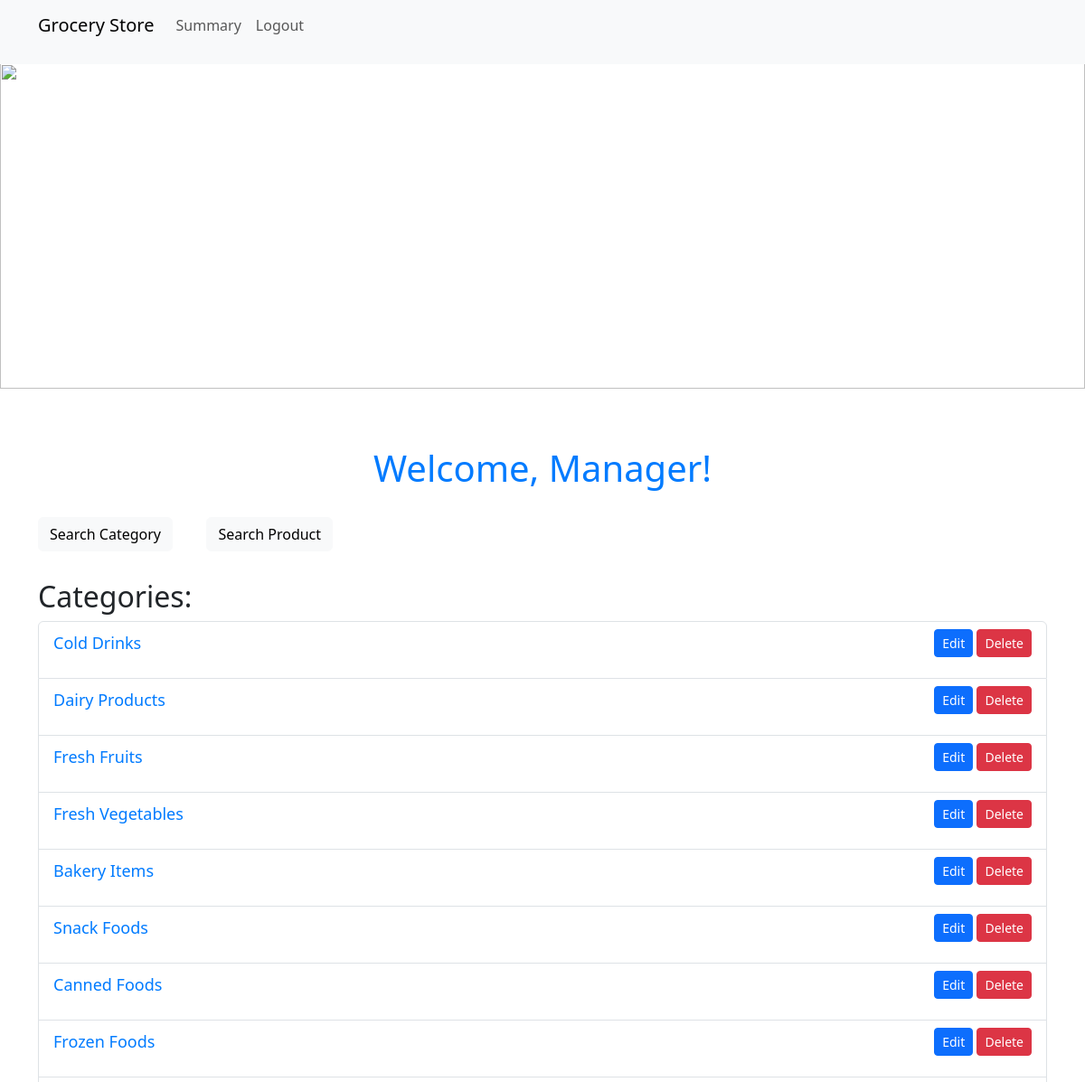
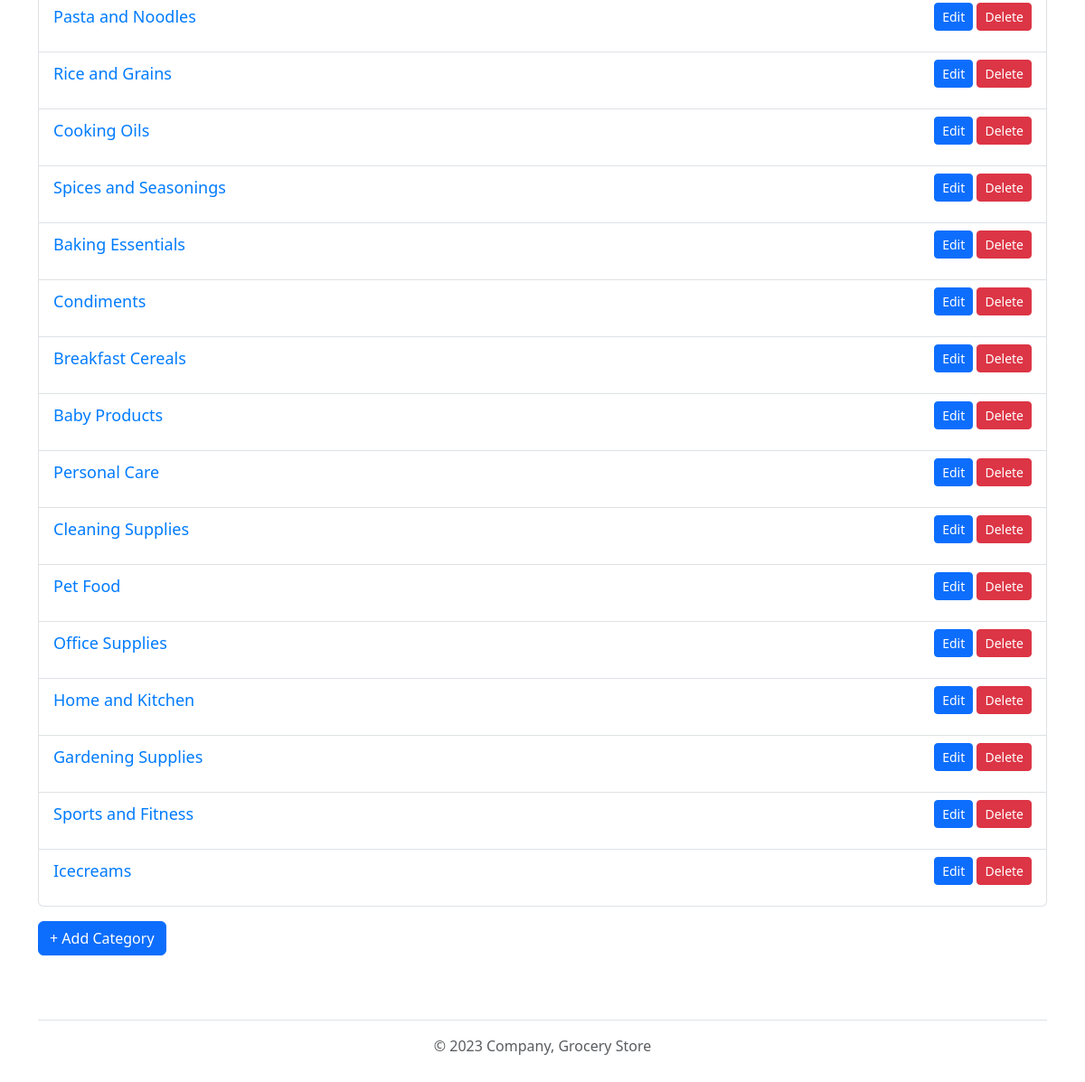
Page /admin_dashboard (signed in) on the committed database (2 pictures, top to bottom).
### application/models.py (models this page shows)
class Sections(db.Model):
    __tablename__ = "sections"
    section_id = db.Column(db.Integer, primary_key=True, autoincrement=True)
    section_name = db.Column(db.String(200), nullable=False)

### application/controllers.py (the view)
@app.route('/admin_dashboard', methods=['GET', 'POST'])
@login_required
def admin_dashboard():
    sections = Sections.query.all()
    form = AddSectionForm()
    return render_template('admin_dashboard.html', sections=sections, form=form)

### application/controllers.py (called while the page is built)
@login_manager.user_loader
def load_user(user_id):
    return Users.query.get(int(user_id))

### templates/admin_dashboard.html (shortened to what this page needs)
<!DOCTYPE html>
<html>
<head>
    <link href="https://cdn.jsdelivr.net/npm/bootstrap@5.3.0/dist/css/bootstrap.min.css" rel="stylesheet">
    <link rel="stylesheet" type="text/css" href="{{ url_for('static', filename='styles.css') }}">
</head>
<body>
    {% include 'admin_header.html' %}
    {% include 'banner.html' %}
    <div class="container mt-5">
        <h1>Welcome, Manager!</h1>
        <p class="mt-3"><a href="{{ url_for('admin_search_section') }}" class="btn btn-light">Search Category</a>
        &nbsp;&nbsp;&nbsp;&nbsp;&nbsp;&nbsp;&nbsp;&nbsp;<a href="{{ url_for('admin_search_product') }}" class="btn btn-light">Search Product</a></p>
        <h2>Categories:</h2>
        <ul class="list-group">
            {% for section in sections %}
            <li class="list-group-item d-flex justify-content-between align-items-center">
                <a href="{{ url_for('manage_products', section_id=section.section_id) }}">{{ section.section_name }}</a>
                <div>
                    <a href="{{ url_for('edit_section', section_id=section.section_id) }}" class="btn btn-primary btn-sm mr-2">Edit</a>
                    <a href="{{ url_for('delete_section', section_id=section.section_id)}}" class="btn btn-danger btn-sm" onclick="return confirm('Are you sure you want to delete this section?')">Delete</a>
                </div>
            </li>
            {% endfor %}
        </ul>
        <div class="mt-3">
            <a href="{{ url_for('add_section') }}" class="btn btn-primary">+ Add Category</a>
        </div>
    </div>
    {% include 'footer.html' %}
</body>
</html>

### static/styles.css (style rules this page uses)
body { padding-top: 70px; }
h1 { color: #007bff; text-align: center; margin-bottom: 30px; }
a { display: block; text-align: center; font-size: 18px; margin-bottom: 15px; text-decoration: none; color: #007bff; }

### rows in the picture
Sections: section_name "Cold Drinks"
Sections: section_name "Dairy Products"
Sections: section_name "Fresh Fruits"
Sections: section_name "Fresh Vegetables"
Sections: section_name "Bakery Items"
Sections: section_name "Snack Foods"
Sections: section_name "Canned Foods"
Sections: section_name "Frozen Foods"
Sections: section_name "Pasta and Noodles"
Sections: section_name "Rice and Grains"
Sections: section_name "Cooking Oils"
Sections: section_name "Spices and Seasonings"
Sections: section_name "Baking Essentials"
Sections: section_name "Condiments"
Sections: section_name "Breakfast Cereals"
Sections: section_name "Baby Products"
Sections: section_name "Personal Care"
Sections: section_name "Cleaning Supplies"
Sections: section_name "Pet Food"
Sections: section_name "Office Supplies"
Sections: section_name "Home and Kitchen"
Sections: section_name "Gardening Supplies"
Sections: section_name "Sports and Fitness"
Sections: section_name "Icecreams"
